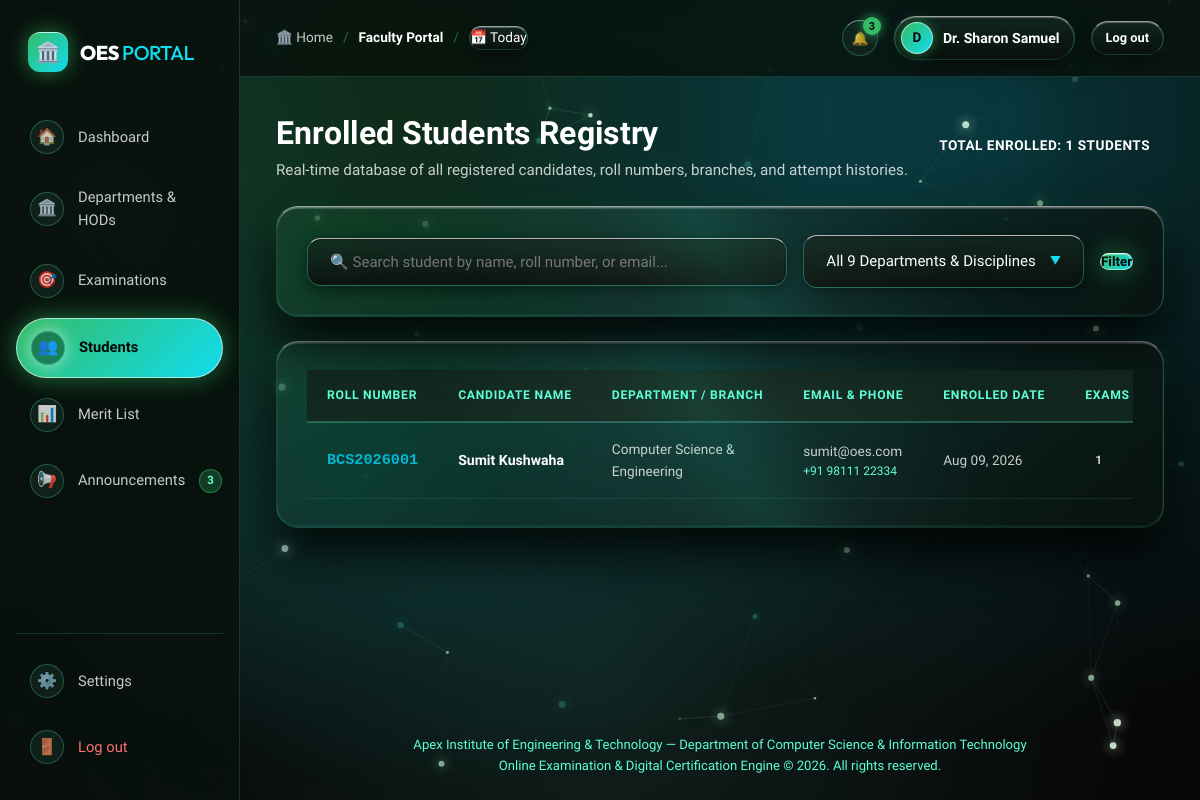
/admin/students (signed in), run on the app's committed database.
### models.py (models this page shows, shortened)
class User(db.Model):
    __tablename__ = "users"
    id = db.Column(db.Integer, primary_key=True)
    name = db.Column(db.String(120), nullable=False)
    roll_no = db.Column(db.String(50), unique=True, nullable=True, index=True)
    department = db.Column(db.String(100), default="Computer Science & Engineering")
    email = db.Column(db.String(120), unique=True, nullable=False, index=True)
    phone = db.Column(db.String(20), nullable=True)
    password_hash = db.Column(db.String(256), nullable=False)
    role = db.Column(db.String(20), default="student")  # 'student' or 'admin'
    is_active = db.Column(db.Boolean, default=True)
    custom_note = db.Column(db.Text, default="Going to the evaluation hall and planning official exams for the semester ahead 🏀")
    note_status = db.Column(db.String(50), default="I'm going")
    note_updated_at = db.Column(db.DateTime, default=datetime.utcnow)
    created_at = db.Column(db.DateTime, default=datetime.utcnow)
    attempts = db.relationship("Attempt", backref="student", lazy="dynamic", cascade="all, delete-orphan")
    @property
    def is_authenticated(self):
        return True
    @property
    def is_admin(self):
        return self.role in ["admin", "superadmin"]
    @property
    def is_superadmin(self):
        return self.role == "superadmin"
    def get_stats(self):
        completed_attempts = self.attempts.filter_by(status="completed").all()
        total_attempts = len(completed_attempts)
        passed = sum(1 for a in completed_attempts if a.is_passed)
        avg_score = sum(a.percentage for a in completed_attempts) / total_attempts
        certs = sum(1 for a in completed_attempts if a.is_passed and a.certificate_id)
        return {
            "total_attempts": total_attempts,
            "passed_attempts": passed,
            "failed_attempts": total_attempts - passed,
            "average_score": round(avg_score, 1),
            "certificates_earned": certs
        }

### routes/admin.py (the view)
@admin_bp.route("/students")
def students():
    search_query = request.args.get("q", "").strip()
    department_filter = request.args.get("dept", "").strip()
    is_super = current_user.is_superadmin
    admin_dept = current_user.department
    query = User.query.filter_by(role="student")
    if not is_super and admin_dept and admin_dept != "All Departments":
        query = query.filter(User.department == admin_dept)
        department_filter = admin_dept
    elif department_filter:
        query = query.filter(User.department == department_filter)
    if search_query:
        query = query.filter(
            (User.name.ilike(f"%{search_query}%")) |
            (User.roll_no.ilike(f"%{search_query}%")) |
            (User.email.ilike(f"%{search_query}%"))
        )
    enrolled_students = query.order_by(User.created_at.desc()).all()
    all_dept_set = {
        "Computer Science & Engineering",
        "Information Technology",
        "Artificial Intelligence & Data Science",
        "Cyber Security & Digital Forensics",
        "Electronics & Communication Engineering",
        "Electrical Engineering",
        "Mechanical Engineering",
        "Civil Engineering",
        "Biotechnology Engineering"
    }
    user_depts = [
        d[0] for d in db.session.query(User.department).filter(User.role == "student", User.department.isnot(None)).distinct() if d[0]
    ]
    all_dept_set.update(user_depts)
    departments = sorted(list(all_dept_set))
    return render_template(
        "admin/students.html",
        students=enrolled_students,
        search_query=search_query,
        department_filter=department_filter,
        departments=departments,
        is_superadmin=is_super,
        admin_department=admin_dept
    )

### models.py (called while the page is built)
    @property
    def time_ago(self):
        now = datetime.utcnow()
        diff = now - self.created_at
        seconds = int(diff.total_seconds())
        if seconds < 60:
            return "Just now"
        elif seconds < 3600:
            return f"{seconds // 60}m ago"
        elif seconds < 86400:
            return f"{seconds // 3600}h ago"
        elif seconds < 604800:
            return f"{seconds // 86400}d ago"
        else:
            return self.created_at.strftime("%b %d, %Y")

### routes/admin.py (called while the page is built)
@admin_bp.before_request
@login_required
def require_admin():
    if not current_user.is_admin:
        flash("Access denied: Faculty or Administrator privileges required.", "danger")
        return redirect(url_for("student.dashboard"))

### templates/admin/students.html (shortened to what this page needs)
{% extends "base.html" %}
{% block content %}
<div class="container">
  <div style="display: flex; align-items: center; justify-content: space-between; margin-bottom: 24px; flex-wrap: wrap; gap: 16px;">
    <div>
      <h1 style="font-size: 2rem;" data-flip-text="Enrolled Students Registry">Enrolled Students Registry</h1>
      <p style="color: var(--text-muted); font-size: 0.95rem;">
        Real-time database of all registered candidates, roll numbers, branches, and attempt histories.
      </p>
    </div>
    <div>
      <span class="badge badge-medium" style="font-size: 0.85rem; padding: 6px 14px;">
        Total Enrolled: {{ students|length }} Students
      </span>
    </div>
  </div>
  <div class="glass-card" style="margin-bottom: 24px; padding: 18px 24px; overflow: visible !important; position: relative; z-index: 200;">
    <form id="filter-form" method="GET" action="{{ url_for('admin.students') }}" style="display: flex; gap: 16px; flex-wrap: wrap; align-items: center;">
      <div style="flex: 1; min-width: 260px;">
        <input
          type="text"
          id="student-search-input"
          name="q"
          class="form-control"
          placeholder="🔍 Search student by name, roll number, or email..."
          value="{{ search_query }}"
        >
      </div>
      <div class="custom-select-wrapper" style="min-width: 280px; position: relative;">
        <div class="custom-select-trigger" id="custom-dept-trigger" tabindex="0">
          <span id="selected-dept-text">{{ department_filter or 'All 9 Departments & Disciplines' }}</span>
          <span class="custom-select-arrow">▼</span>
        </div>
      </div>
      <button type="submit" class="btn btn-primary">Filter</button>
    </form>
  </div>
  <div class="glass-card" style="padding: 0; overflow: hidden;">
    <div class="table-responsive">
      <table class="data-table">
        <thead>
          <tr>
            <th>Roll Number</th>
            <th>Candidate Name</th>
            <th>Department / Branch</th>
            <th>Email & Phone</th>
            <th>Enrolled Date</th>
            <th>Exams Taken</th>
          </tr>
        </thead>
        <tbody>
          {% for s in students %}
            {% set stats = s.get_stats() %}
            <tr class="student-table-row">
              <td>
                <code style="color: #06b6d4; font-weight: 700; font-size: 0.95rem;">{{ s.roll_no or 'N/A' }}</code>
              </td>
              <td>
                <div style="font-weight: 700; color: #ffffff;">{{ s.name }}</div>
              </td>
              <td>
                <span style="font-size: 0.85rem; color: var(--text-muted);">{{ s.department }}</span>
              </td>
              <td>
                <div style="font-size: 0.85rem;">{{ s.email }}</div>
                <div style="font-size: 0.75rem; color: var(--text-dim);">{{ s.phone or 'No phone' }}</div>
              </td>
              <td>
                <span style="font-size: 0.85rem;">{{ s.created_at.strftime('%b %d, %Y') }}</span>
              </td>
              <td>
                <span class="badge badge-medium">{{ stats.total_attempts }}</span>
              </td>
            </tr>
          {% else %}
            <tr>
              <td colspan="9" style="text-align: center; padding: 36px; color: var(--text-dim);">
                No student records found matching your criteria.
              </td>
            </tr>
          {% endfor %}
        </tbody>
      </table>
    </div>
  </div>
</div>
{% endblock %}

### templates/base.html (shortened to what this page needs)
<!DOCTYPE html>
<html lang="en">
<head>
  <link rel="stylesheet" href="{{ url_for('static', filename='css/styles.css') }}">
</head>
<body>
  <div class="app-shell">
    {% if current_user.is_authenticated %}
      <aside class="app-sidebar">
        <div>
          <a href="{{ url_for('main.index') }}" class="sidebar-brand">
            <div class="brand-icon-logo">🏛️</div>
            <div class="brand-title">OES <span>PORTAL</span></div>
          </a>
          <ul class="sidebar-nav">
            {% if current_user.is_admin %}
              <li>
                <a href="{{ url_for('admin.dashboard') }}" class="sidebar-link {% if request.endpoint == 'admin.dashboard' %}active{% endif %}">
                  <div class="nav-icon-pill">🏠</div>
                  <span>Dashboard</span>
                </a>
              </li>
              {% if current_user.is_superadmin %}
                <li>
                  <a href="{{ url_for('admin.departments') }}" class="sidebar-link {% if request.endpoint in ['admin.departments', 'admin.department_detail'] %}active{% endif %}">
                    <div class="nav-icon-pill">🏛️</div>
                    <span>Departments &amp; HODs</span>
                  </a>
                </li>
              {% endif %}
              <li>
                <a href="{{ url_for('admin.exams') }}" class="sidebar-link {% if request.endpoint == 'admin.exams' %}active{% endif %}">
                  <div class="nav-icon-pill">🎯</div>
                  <span>Examinations</span>
                </a>
              </li>
              <li>
                <a href="{{ url_for('admin.students') }}" class="sidebar-link {% if request.endpoint == 'admin.students' %}active{% endif %}">
                  <div class="nav-icon-pill">👥</div>
                  <span>Students</span>
                </a>
              </li>
              <li>
                <a href="{{ url_for('admin.results') }}" class="sidebar-link {% if request.endpoint == 'admin.results' %}active{% endif %}">
                  <div class="nav-icon-pill">📊</div>
                  <span>Merit List</span>
                </a>
              </li>
              <li>
                <a href="{{ url_for('admin.announcements') }}" class="sidebar-link {% if request.endpoint == 'admin.announcements' %}active{% endif %}">
                  <div class="nav-icon-pill">📢</div>
                  <span style="flex: 1;">Announcements</span>
                  {% if unread_notifications_count %}
                    <span class="sidebar-badge-count">{{ unread_notifications_count }}</span>
                  {% endif %}
                </a>
              </li>
            {% endif %}
          </ul>
        </div>
        <div class="sidebar-footer">
          <a href="{{ url_for('auth.profile') }}" class="sidebar-link">
            <div class="nav-icon-pill">⚙️</div>
            <span>Settings</span>
          </a>
          <a href="{{ url_for('auth.logout') }}" class="sidebar-link" style="color: #f87171;">
            <div class="nav-icon-pill" style="color: #f87171;">🚪</div>
            <span>Log out</span>
          </a>
        </div>
      </aside>
    {% endif %}
    <div class="app-main">
      <header class="app-topbar">
        <div class="breadcrumb-box">
          <a href="{{ url_for('main.index') }}">🏛️ Home</a>
          <span class="separator">/</span>
          {% if current_user.is_authenticated %}
            <span class="current">{% if current_user.is_admin %}Faculty Portal{% else %}Dashboard{% endif %}</span>
          {% else %}
            <span class="current">Examination Portal</span>
          {% endif %}
          <span class="separator">/</span>
          <div class="date-pill">
            <span>📅 Today</span>
          </div>
        </div>
        <div class="topbar-right">
          {% if current_user.is_authenticated %}
            <div class="notification-wrapper" style="position: relative;">
              <button type="button" class="btn-icon-round notification-bell-btn" onclick="toggleNotificationDropdown()" title="Notifications & Announcements">
                <span>🔔</span>
                {% if unread_notifications_count %}
                  <span class="bell-unread-dot">{{ unread_notifications_count }}</span>
                {% endif %}
              </button>
            </div>
            <div class="user-avatar-group">
              <div class="avatar-circle">{{ current_user.name[:1] }}</div>
              <span class="user-avatar-name">{{ current_user.name }}</span>
            </div>
            <a href="{{ url_for('auth.logout') }}" class="btn btn-secondary btn-sm">Log out</a>
          {% else %}
            <a href="{{ url_for('auth.login') }}" class="btn btn-secondary btn-sm">Sign In</a>
            <a href="{{ url_for('auth.register') }}" class="btn btn-primary btn-sm">Create Account</a>
          {% endif %}
        </div>
      </header>
      <main class="viewport-content">
        {% block content %}{% endblock %}
      </main>
      <footer style="border-top: 1px solid var(--border-glass); padding: 24px 36px; font-size: 0.82rem; color: var(--text-dim); text-align: center;">
        <p>{{ INSTITUTE_NAME }} — {{ INSTITUTE_SUBTITLE }}</p>
        <p>Online Examination & Digital Certification Engine &copy; 2026. All rights reserved.</p>
      </footer>
    </div>
  </div>
</body>
</html>

### data on the page
User: name "D", name "Dr. Sharon Samuel"
User: roll_no "BCS2026001", name "Sumit Kushwaha", department "Computer Science & Engineering", email "sumit@oes.com", phone "+91 98111 22334", created_at "Aug 09, 2026", total_attempts "1"

### other printed values
{{ unread_notifications_count }} "3"
{{ students|length }} "1"
{{ department_filter or 'All 9 Departments & Disciplines' }} "All 9 Departments & Disciplines"
{{ INSTITUTE_NAME }} "Apex Institute of Engineering & Technology"
{{ INSTITUTE_SUBTITLE }} "Department of Computer Science & Information Technology"
